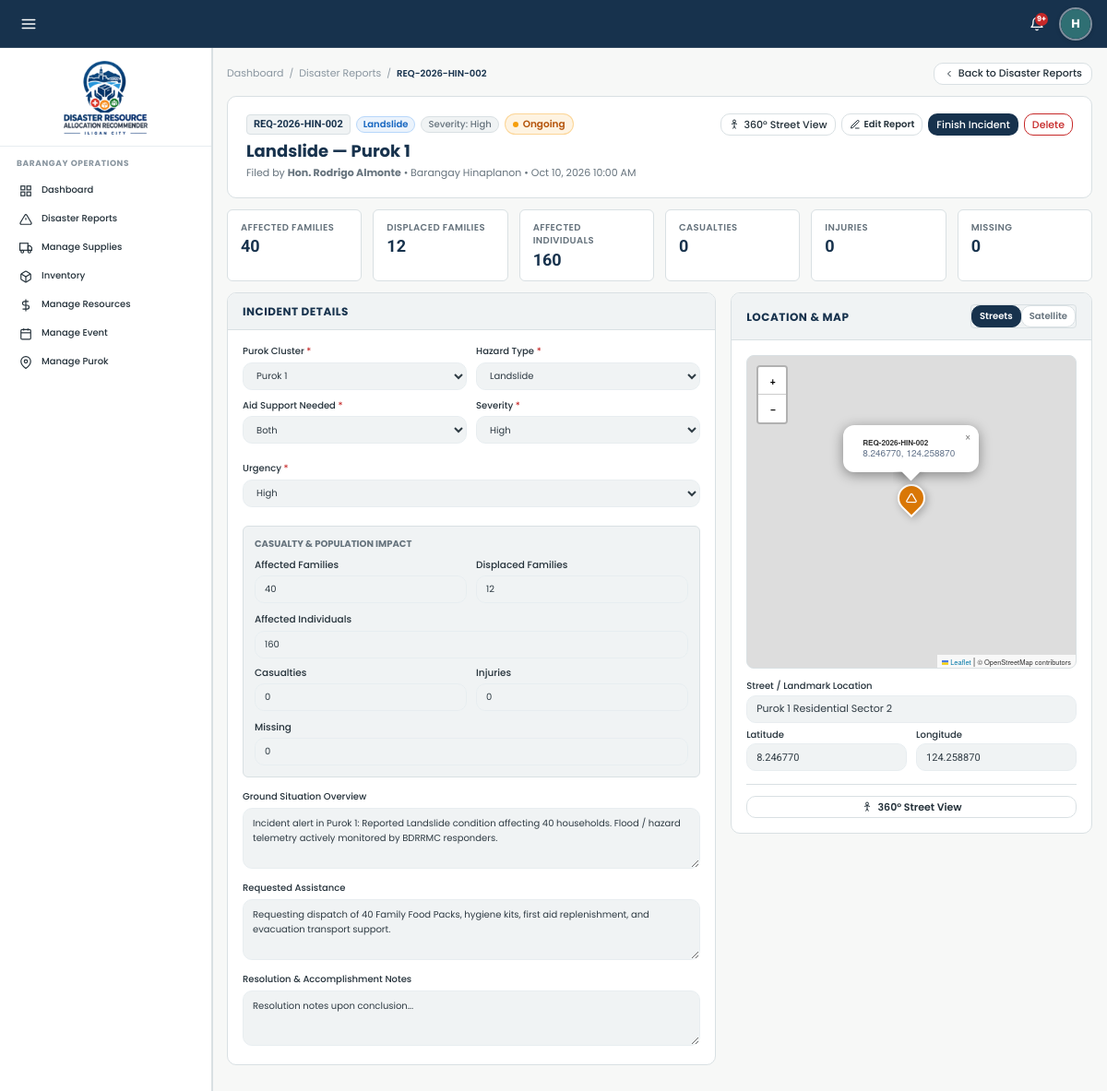
The app's page /views/barangay/disaster-report-details.php?id=2 (signed in) with its own data.
### tables this page shows
CREATE TABLE `disaster_reports` (
  `id` int(11) NOT NULL AUTO_INCREMENT,
  `tracking_code` varchar(50) NOT NULL,
  `barangay_id` int(11) NOT NULL,
  `purok_name` varchar(100) NOT NULL,
  `coordinates_lat` decimal(10,6) DEFAULT NULL,
  `coordinates_lng` decimal(10,6) DEFAULT NULL,
  `incident_location` varchar(255) DEFAULT NULL,
  `disaster_type` enum('Flood','Typhoon','Landslide','Earthquake','Fire','Storm Surge','Flash Flood') NOT NULL,
  `severity` enum('Low','Moderate','High','Critical') NOT NULL,
  `urgency` enum('Immediate','High','Medium','Low') NOT NULL,
  `aid_support` enum('resources','financial_aid','both') NOT NULL DEFAULT 'resources',
  `affected_families` int(11) NOT NULL DEFAULT 0,
  `affected_individuals` int(11) NOT NULL DEFAULT 0,
  `displaced_families` int(11) NOT NULL DEFAULT 0,
  `casualties_count` int(11) NOT NULL DEFAULT 0,
  `injuries_count` int(11) NOT NULL DEFAULT 0,
  `missing_count` int(11) NOT NULL DEFAULT 0,
  `requested_assistance` text NOT NULL,
  `situation_overview` text DEFAULT NULL,
  `resolution_notes` text DEFAULT NULL,
  `status` enum('Ongoing','Completed') NOT NULL DEFAULT 'Ongoing',
  `submitted_by` int(11) NOT NULL,
  `created_at` datetime DEFAULT current_timestamp(),
  `updated_at` datetime DEFAULT current_timestamp() ON UPDATE current_timestamp(),
  `completed_at` datetime DEFAULT NULL,
  PRIMARY KEY (`id`),
  UNIQUE KEY `tracking_code` (`tracking_code`),
  KEY `barangay_id` (`barangay_id`),
  KEY `submitted_by` (`submitted_by`),
  CONSTRAINT `disaster_reports_ibfk_1` FOREIGN KEY (`barangay_id`) REFERENCES `barangays` (`id`) ON DELETE CASCADE,
  CONSTRAINT `disaster_reports_ibfk_2` FOREIGN KEY (`submitted_by`) REFERENCES `users` (`id`) ON DELETE CASCADE
);

CREATE TABLE `users` (
  `id` int(11) NOT NULL AUTO_INCREMENT,
  `username` varchar(50) NOT NULL,
  `password` varchar(255) NOT NULL,
  `previous_password` varchar(255) DEFAULT NULL,
  `first_name` varchar(50) DEFAULT NULL,
  `last_name` varchar(50) DEFAULT NULL,
  `full_name` varchar(100) NOT NULL,
  `email` varchar(100) NOT NULL,
  `phone` varchar(20) NOT NULL,
  `gender` enum('Male','Female','Other') DEFAULT 'Male',
  `age` int(11) DEFAULT NULL,
  `image` varchar(255) DEFAULT NULL,
  `role` enum('icdrrmo','barangay_head','responder','resident') NOT NULL,
  `agency_id` int(11) DEFAULT NULL,
  `position` varchar(100) DEFAULT NULL,
  `availability` enum('Available','On Duty','Responding','Standby','Off Duty') NOT NULL DEFAULT 'Available',
  `barangay_id` int(11) DEFAULT NULL,
  `purok` varchar(100) DEFAULT NULL,
  `status` enum('active','inactive','pending','archived') DEFAULT 'active',
  `created_at` datetime DEFAULT current_timestamp(),
  `last_login` datetime DEFAULT NULL,
  PRIMARY KEY (`id`),
  UNIQUE KEY `username` (`username`),
  UNIQUE KEY `email` (`email`),
  KEY `barangay_id` (`barangay_id`),
  KEY `fk_users_agency` (`agency_id`),
  CONSTRAINT `fk_users_agency` FOREIGN KEY (`agency_id`) REFERENCES `agencies` (`id`) ON DELETE SET NULL,
  CONSTRAINT `users_ibfk_1` FOREIGN KEY (`barangay_id`) REFERENCES `barangays` (`id`) ON DELETE SET NULL
);

CREATE TABLE `barangays` (
  `id` int(11) NOT NULL AUTO_INCREMENT,
  `name` varchar(100) NOT NULL,
  `city` varchar(100) DEFAULT 'Iligan City',
  `status` enum('active','archived') NOT NULL DEFAULT 'active',
  `contact_person` varchar(100) DEFAULT NULL,
  `contact_number` varchar(30) DEFAULT NULL,
  `population` int(11) DEFAULT NULL,
  `total_households` int(11) DEFAULT NULL,
  `risk_level` enum('Low','Moderate','High','Critical') DEFAULT NULL,
  `area_radius` int(11) DEFAULT NULL COMMENT 'Geographic coverage and hazard radius of the area in meters',
  `coordinates_lat` decimal(10,6) NOT NULL,
  `coordinates_lng` decimal(10,6) NOT NULL,
  `created_at` datetime DEFAULT current_timestamp(),
  PRIMARY KEY (`id`),
  UNIQUE KEY `name` (`name`)
);

CREATE TABLE `puroks` (
  `id` int(11) NOT NULL AUTO_INCREMENT,
  `barangay_id` int(11) NOT NULL,
  `name` varchar(100) NOT NULL,
  `hazard_types` varchar(255) DEFAULT 'Flood, Strong Winds',
  `risk_level` enum('Low','Moderate','High','Critical') DEFAULT 'Moderate',
  `households` int(11) DEFAULT 0,
  `population` int(11) DEFAULT 0,
  `coordinates_lat` decimal(10,6) NOT NULL,
  `coordinates_lng` decimal(10,6) NOT NULL,
  `status` enum('active','archived') DEFAULT 'active',
  PRIMARY KEY (`id`),
  KEY `barangay_id` (`barangay_id`),
  CONSTRAINT `puroks_ibfk_1` FOREIGN KEY (`barangay_id`) REFERENCES `barangays` (`id`) ON DELETE CASCADE
);

### views/barangay/disaster-report-details.php (the view, shortened to what the rows shown need)
<?php
require_once __DIR__ . '/../../backend/services/Helpers.php';
$user = getCurrentUser();
$barangayId = (int) $user['barangay_id'];
$db = getDBConnection();
$reportId = (int) ($_GET['id'] ?? 0);
$stmt = $db->prepare("
    SELECT dr.*, b.name AS barangay_name, u.full_name AS submitted_by_name,
           r.id AS recommendation_id, r.status AS recommendation_status, r.confidence_score
    FROM disaster_reports dr
    JOIN barangays b ON dr.barangay_id = b.id
    LEFT JOIN users u ON dr.submitted_by = u.id
    LEFT JOIN recommendations r ON dr.id = r.disaster_request_id
    WHERE dr.id = ? AND dr.barangay_id = ?
");
$stmt->execute([$reportId, $barangayId]);
$req = $stmt->fetch(PDO::FETCH_ASSOC);
$bStmt = $db->prepare("SELECT * FROM barangays WHERE id = ?");
$bStmt->execute([$barangayId]);
$barangay = $bStmt->fetch(PDO::FETCH_ASSOC);
$brgyLat = !empty($barangay['coordinates_lat']) ? (float) $barangay['coordinates_lat'] : 8.246596;
$brgyLng = !empty($barangay['coordinates_lng']) ? (float) $barangay['coordinates_lng'] : 124.259474;
$purokStmt = $db->prepare("
    SELECT id, name, hazard_types, risk_level
    FROM puroks
    WHERE barangay_id = ? AND (status != 'archived' OR status IS NULL)
    ORDER BY name ASC
");
$purokStmt->execute([$barangayId]);
$localPuroks = $purokStmt->fetchAll(PDO::FETCH_ASSOC);
$isCompleted = ($req['status'] === 'Completed');
$isOngoing = ($req['status'] === 'Ongoing');
$reportLat = !empty($req['coordinates_lat']) ? (float) $req['coordinates_lat'] : $brgyLat;
$reportLng = !empty($req['coordinates_lng']) ? (float) $req['coordinates_lng'] : $brgyLng;
require_once __DIR__ . '/../layouts/header.php';
?>
<link rel="stylesheet" href="https://unpkg.com/leaflet@1.9.4/dist/leaflet.css"
 />
<div class="breadcrumb-bar" style="margin-bottom: 12px; display: flex; justify-content: space-between; align-items: center; flex-wrap: wrap; gap: 8px;">
  <div style="display: flex; align-items: center; gap: 6px; font-size: 11px; color: var(--color-text-muted);">
    <a href="<?= BASE_URL ?>/views/barangay/dashboard.php" style="color: var(--color-text-muted); text-decoration: none;">Dashboard</a>
    <span>/</span>
    <a href="<?= BASE_URL ?>/views/barangay/disaster-reports.php" style="color: var(--color-text-muted); text-decoration: none;">Disaster Reports</a>
    <span>/</span>
    <span style="color: var(--color-primary); font-weight: 600;"><?= clean($req['tracking_code']) ?></span>
  </div>
</div>
<div class="report-details-header">
  <div style="display: flex; justify-content: space-between; align-items: flex-start; gap: 14px; flex-wrap: wrap;">
    <div style="flex: 1; min-width: 260px;">
      <div style="display: flex; align-items: center; gap: 6px; flex-wrap: wrap; margin-bottom: 6px;">
        <span style="font-family: var(--font-secondary); font-size: 11px; font-weight: 700; color: var(--color-primary); background: var(--color-surface-subtle); padding: 2px 7px; border-radius: 4px; border: 1px solid var(--color-border);">
          <?= clean($req['tracking_code']) ?>
        </span>
        <span class="badge badge-info" style="font-size: 10px; font-weight: 600; padding: 2px 7px;">
          <?= clean($req['disaster_type']) ?>
        </span>
        <span class="badge badge-neutral" style="font-size: 10px;">
          Severity: <?= clean($req['severity']) ?>
        </span>
        <?php if ($isOngoing): ?>
          <span class="badge-ongoing-pulse">Ongoing</span>
        <?php elseif ($isCompleted): ?>
          <span class="badge badge-success" style="font-size: 10px; font-weight: 600;">Completed</span>
        <?php else: ?>
          <span class="badge badge-neutral"><?= clean($req['status']) ?></span>
        <?php endif; ?>
      </div>
      <h1 style="font-size: 18px; font-weight: 700; color: var(--color-primary); margin: 0 0 4px 0; line-height: 1.3;">
        <?= clean($req['disaster_type']) ?> — <?= clean($req['purok_name']) ?>
      </h1>
      <div style="font-size: 11px; color: var(--color-text-secondary);">
        Filed by <strong><?= clean($req['submitted_by_name'] ?: 'Barangay Head') ?></strong> &bull;
        Barangay <?= clean($req['barangay_name'] ?? $barangay['name']) ?> &bull;
        <?= formatDate($req['created_at'], 'M d, Y h:i A') ?>
      </div>
    </div>
  </div>
</div>
<div class="kpi-stat-grid">
  <div class="kpi-stat-box">
    <div class="kpi-stat-label">Affected Families</div>
    <div class="kpi-stat-val"><?= number_format((int)$req['affected_families']) ?></div>
  </div>
  <div class="kpi-stat-box">
    <div class="kpi-stat-label">Displaced Families</div>
    <div class="kpi-stat-val"><?= number_format((int)$req['displaced_families']) ?></div>
  </div>
  <div class="kpi-stat-box">
    <div class="kpi-stat-label">Affected Individuals</div>
    <div class="kpi-stat-val"><?= number_format((int)$req['affected_individuals']) ?></div>
  </div>
  <div class="kpi-stat-box">
    <div class="kpi-stat-label">Casualties</div>
    <div class="kpi-stat-val"><?= number_format((int)$req['casualties_count']) ?></div>
  </div>
  <div class="kpi-stat-box">
    <div class="kpi-stat-label">Injuries</div>
    <div class="kpi-stat-val"><?= number_format((int)$req['injuries_count']) ?></div>
  </div>
  <div class="kpi-stat-box">
    <div class="kpi-stat-label">Missing</div>
    <div class="kpi-stat-val"><?= number_format((int)$req['missing_count']) ?></div>
  </div>
</div>
<div class="report-grid-two-col">
  <div class="card-pane">
    <div class="card-pane-body">
      <form id="incidentReportForm" onsubmit="handleSaveReportForm(event)">
        <div class="form-row">
          <div class="form-group" style="flex: 1;">
            <label class="form-label form-label-required">Purok Cluster</label>
            <select name="purok_name" id="inp_purok_name" class="form-control" disabled required onchange="handlePurokChange(this.value)">
              <?php foreach ($localPuroks as $p): ?>
                <option value="<?= clean($p['name']) ?>" data-id="<?= (int)$p['id'] ?>" <?= ($req['purok_name'] === $p['name']) ? 'selected' : '' ?>>
                  <?= clean($p['name']) ?>
                </option>
              <?php endforeach; ?>
            </select>
          </div>
        </div>
        <div class="form-row">
          <div class="form-group" style="flex: 1;">
            <label class="form-label form-label-required">Aid Support Needed</label>
            <select name="aid_support" id="inp_aid_support" class="form-control" disabled required>
              <option value="both" <?= ($req['aid_support'] === 'both') ? 'selected' : '' ?>>Both</option>
            </select>
          </div>
          <div class="form-group" style="flex: 1;">
            <label class="form-label form-label-required">Severity</label>
            <select name="severity" id="inp_severity" class="form-control" disabled required onchange="handleSeverityChange(this.value)">
              <option value="High" <?= ($req['severity'] === 'High') ? 'selected' : '' ?>>High</option>
            </select>
          </div>
          <div class="form-group" style="flex: 1;">
            <label class="form-label form-label-required">Urgency</label>
            <select name="urgency" id="inp_urgency" class="form-control" disabled required>
              <option value="High" <?= ($req['urgency'] === 'High') ? 'selected' : '' ?>>High</option>
            </select>
          </div>
        </div>
        <div style="background: var(--color-surface-subtle); border: 1px solid var(--color-border); border-radius: 6px; padding: 12px; margin: 10px 0 14px 0;">
          <div class="form-row" style="margin-bottom: 8px;">
            <div class="form-group" style="margin-bottom: 0;">
              <label class="form-label" style="font-size: 10.5px;">Affected Families</label>
              <input type="number" name="affected_families" id="inp_affected_families" class="form-control" min="0" value="<?= (int)$req['affected_families'] ?>" disabled>
            </div>
            <div class="form-group" style="margin-bottom: 0;">
              <label class="form-label" style="font-size: 10.5px;">Displaced Families</label>
              <input type="number" name="displaced_families" id="inp_displaced_families" class="form-control" min="0" value="<?= (int)$req['displaced_families'] ?>" disabled>
            </div>
            <div class="form-group" style="margin-bottom: 0;">
              <label class="form-label" style="font-size: 10.5px;">Affected Individuals</label>
              <input type="number" name="affected_individuals" id="inp_affected_individuals" class="form-control" min="0" value="<?= (int)$req['affected_individuals'] ?>" disabled>
            </div>
          </div>
          <div class="form-row" style="margin-bottom: 0;">
            <div class="form-group" style="margin-bottom: 0;">
              <label class="form-label" style="font-size: 10.5px;">Casualties</label>
              <input type="number" name="casualties_count" id="inp_casualties_count" class="form-control" min="0" value="<?= (int)$req['casualties_count'] ?>" disabled>
            </div>
            <div class="form-group" style="margin-bottom: 0;">
              <label class="form-label" style="font-size: 10.5px;">Injuries</label>
              <input type="number" name="injuries_count" id="inp_injuries_count" class="form-control" min="0" value="<?= (int)$req['injuries_count'] ?>" disabled>
            </div>
            <div class="form-group" style="margin-bottom: 0;">
              <label class="form-label" style="font-size: 10.5px;">Missing</label>
              <input type="number" name="missing_count" id="inp_missing_count" class="form-control" min="0" value="<?= (int)$req['missing_count'] ?>" disabled>
            </div>
          </div>
        </div>
        <div class="form-group">
          <label class="form-label">Ground Situation Overview</label>
          <textarea name="situation_overview" id="inp_situation_overview" class="form-control" rows="3" disabled
            placeholder="Ground situation narrative..."><?= htmlspecialchars($req['situation_overview'] ?? '') ?></textarea>
        </div>
        <div class="form-group">
          <label class="form-label">Requested Assistance</label>
          <textarea name="requested_assistance" id="inp_requested_assistance" class="form-control" rows="3" disabled
            placeholder="Requested relief or rescue assistance..."><?= htmlspecialchars($req['requested_assistance'] ?? '') ?></textarea>
        </div>
      </form>
    </div>
  </div>
  <div class="card-pane">
    <div class="card-pane-body">
      <div style="margin-top: 12px;">
        <div class="form-group" style="margin-bottom: 6px;">
          <label class="form-label" style="font-size: 10px; margin-bottom: 2px;">Street / Landmark Location</label>
          <input type="text" id="inp_incident_location" class="form-control" style="font-size: 11px;"
            value="<?= htmlspecialchars($req['incident_location'] ?? '') ?>" disabled
            placeholder="Landmark or street location"
            oninput="syncLocationToForm(this.value)">
        </div>
        <div class="form-row" style="margin-bottom: 0;">
          <div class="form-group" style="margin-bottom: 0; flex: 1;">
            <label class="form-label" style="font-size: 10px; margin-bottom: 2px;">Latitude</label>
            <input type="number" step="0.000001" id="inp_lat" class="form-control" style="font-size: 11px; font-family: var(--font-secondary);"
              value="<?= htmlspecialchars(number_format($reportLat, 6, '.', '')) ?>" disabled
              onchange="handleManualCoordinatesChange()">
          </div>
          <div class="form-group" style="margin-bottom: 0; flex: 1;">
            <label class="form-label" style="font-size: 10px; margin-bottom: 2px;">Longitude</label>
            <input type="number" step="0.000001" id="inp_lng" class="form-control" style="font-size: 11px; font-family: var(--font-secondary);"
              value="<?= htmlspecialchars(number_format($reportLng, 6, '.', '')) ?>" disabled
              onchange="handleManualCoordinatesChange()">
          </div>
        </div>
      </div>
    </div>
  </div>
</div>
<?php require_once __DIR__ . '/../layouts/footer.php'; ?>

### records on screen
disaster_reports: tracking_code "REQ-2026-HIN-002", disaster_type "Landslide", severity "High", purok_name "Purok 1", submitted_by.full_name "Hon. Rodrigo Almonte", barangay.name "Hinaplanon", created_at "Oct 10, 2026 10:00 AM", affected_families "40", displaced_families "12", affected_individuals "160", casualties_count "0", injuries_count "0", missing_count "0", aid_support "Both", urgency "High", situation_overview "Incident alert in Purok 1: Reported Landslide condition affecting 40 households. Flood / hazard telemetry actively monitored by BDRRMC responders.", requested_assistance "Requesting dispatch of 40 Family Food Packs, hygiene kits, first aid replenishment, and evacuation transport support.", incident_location "Purok 1 Residential Sector 2", coordinates_lat "8.246770", coordinates_lng "124.258870"

### other values on screen
form field disaster_type "Landslide"
